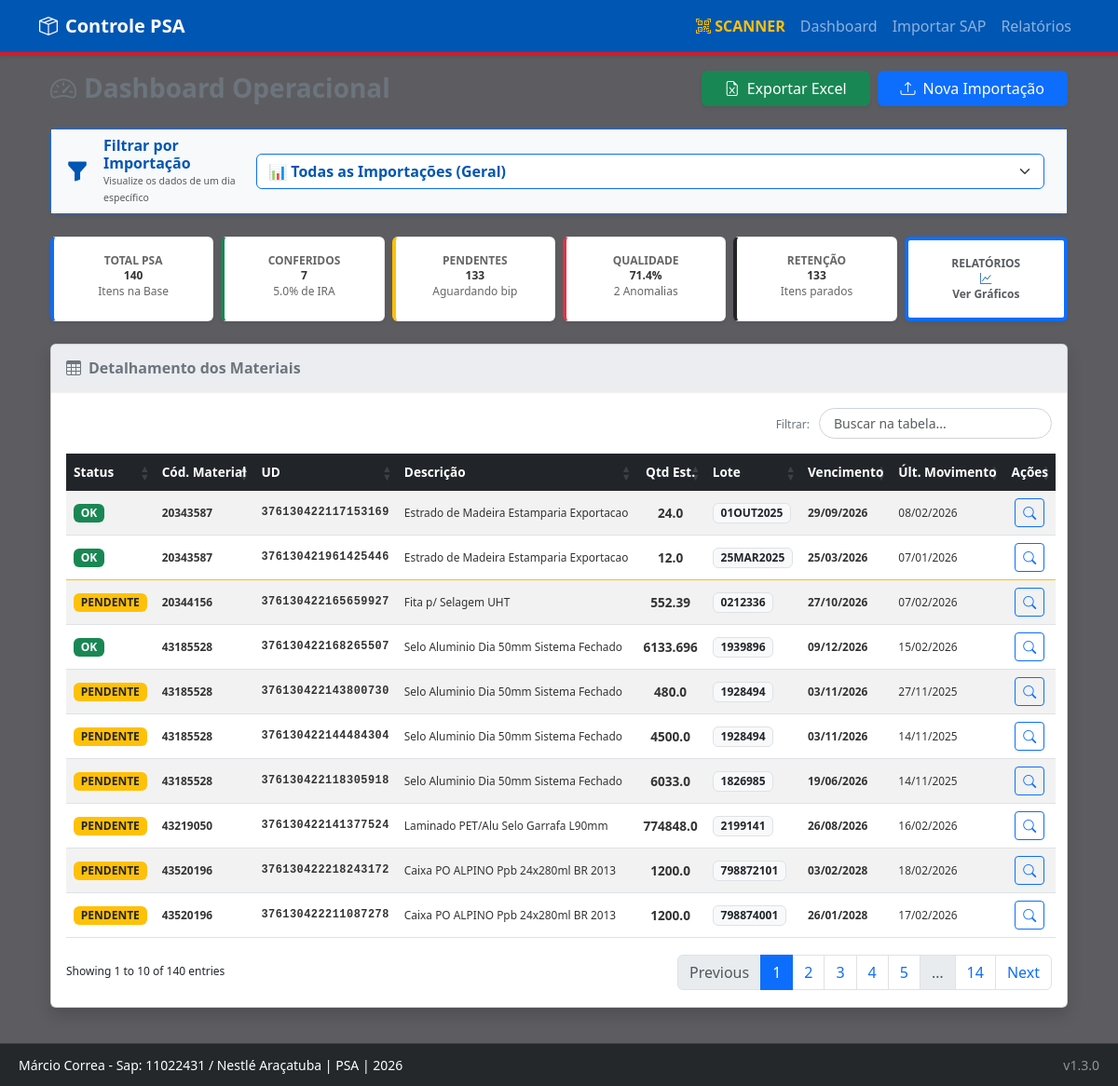
Before: / with the older database file.
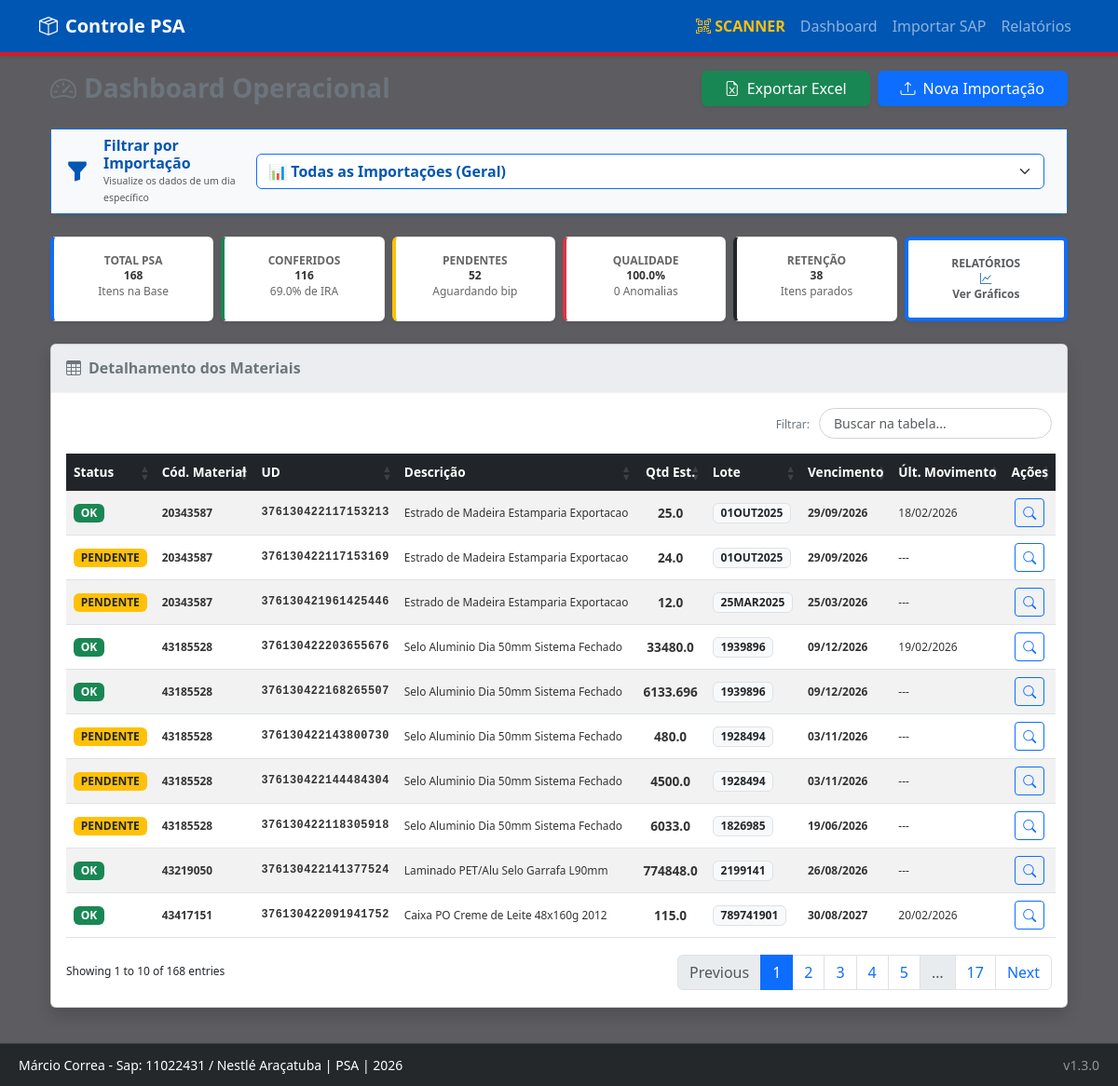
After: the same page with the newer database file.
### app/models/material.py (models this page shows, shortened)
class MaterialPSA(db.Model):
    __tablename__ = 'material_psa'
    id = db.Column(db.Integer, primary_key=True)
    unidade_deposito = db.Column(db.String(50), unique=True, nullable=False) # UD
    cod_material = db.Column(db.String(50), nullable=False)
    desc_material = db.Column(db.String(200))
    lote = db.Column(db.String(50))
    posicao_deposito = db.Column(db.String(50))
    tipo_deposito = db.Column(db.String(20)) # PSA, Depósito Fixo, etc.
    quantidade_estoque = db.Column(db.Float, default=0.0)
    unidade_medida = db.Column(db.String(10)) # PC, KG, UN
    data_vencimento = db.Column(db.Date)
    data_ultimo_mov = db.Column(db.Date)
    data_importacao = db.Column(db.DateTime, default=datetime.utcnow)
    conferido = db.Column(db.Boolean, default=False)
    data_conferencia = db.Column(db.DateTime)
    conferente_sap = db.Column(db.String(20)) # Removi a FK temporariamente para evitar erro se a tabela usuarios não existir
    possui_divergencia = db.Column(db.Boolean, default=False)
    observacao_conferente = db.Column(db.Text)

### app/routes/main.py (the view)
@bp.route('/')
def dashboard():
    todos_materiais = MaterialPSA.query.order_by(MaterialPSA.data_importacao.desc()).all()
    datas_unicas = set()
    for m in todos_materiais:
        if m.data_importacao:
            datas_unicas.add(m.data_importacao.strftime('%d/%m/%Y'))
    datas_formatadas = sorted(list(datas_unicas), reverse=True)
    data_filtro = request.args.get('data_filtro')
    if data_filtro:
        materiais_exibidos = [m for m in todos_materiais if m.data_importacao and m.data_importacao.strftime('%d/%m/%Y') == data_filtro]
    else:
        materiais_exibidos = todos_materiais
    total_itens = len(materiais_exibidos)
    conferidos = sum(1 for m in materiais_exibidos if m.conferido)
    pendentes = total_itens - conferidos
    itens_com_divergencia = sum(1 for m in materiais_exibidos if getattr(m, 'possui_divergencia', False))
    limite_critico = datetime.now() - timedelta(hours=48)
    itens_criticos = sum(1 for m in materiais_exibidos if not m.conferido and m.data_importacao and m.data_importacao <= limite_critico)
    taxa_qualidade = round(((conferidos - itens_com_divergencia) / conferidos * 100), 1) if conferidos > 0 else 100.0
    acuracidade = round((conferidos / total_itens * 100), 1) if total_itens > 0 else 0.0
    return render_template('index.html',
                           datas=datas_formatadas,
                           data_atual=data_filtro,
                           total=total_itens,
                           conferidos=conferidos,
                           pendentes=pendentes,
                           acuracidade=acuracidade,
                           taxa_qualidade=taxa_qualidade,
                           itens_com_divergencia=itens_com_divergencia,
                           total_retencao=itens_criticos, # Nome esperado pelo index.html
                           materiais=materiais_exibidos)

### app/templates/index.html (shortened to what this page needs)
{% extends "base.html" %}
{% block content %}
<div class="container-fluid">
    <div class="d-flex flex-column flex-md-row justify-content-between align-items-md-center mb-4 gap-3">
        <h3 class="fw-bold text-secondary m-0"><i class="bi bi-speedometer2 me-2"></i>Dashboard Operacional</h3>
        <div class="d-flex flex-wrap gap-2">
            <a href="{{ url_for('importer.exportar') }}" class="btn btn-success shadow-sm d-inline-flex align-items-center px-4">
                <i class="bi bi-file-earmark-excel me-2"></i> Exportar Excel
            </a>
            <a href="{{ url_for('importer.index') }}" class="btn btn-primary shadow-sm d-inline-flex align-items-center px-4">
                <i class="bi bi-upload me-2"></i> Nova Importação
            </a>
        </div>
    </div>
    <div class="card shadow-sm border-primary mb-4">
        <div class="card-body bg-light d-flex flex-column flex-md-row justify-content-between align-items-center gap-3 py-2">
            <div class="d-flex align-items-center">
                <i class="bi bi-funnel-fill text-primary fs-4 me-3"></i>
                <div>
                    <h6 class="m-0 text-primary fw-bold">Filtrar por Importação</h6>
                    <small class="text-muted">Visualize os dados de um dia específico</small>
                </div>
            </div>
            <form action="{{ url_for('main.dashboard') }}" method="GET" class="d-flex align-items-center w-100 w-md-auto">
                <select name="data_filtro" class="form-select border-primary text-primary fw-bold me-2" onchange="this.form.submit()" style="min-width: 250px;">
                    <option value="">📊 Todas as Importações (Geral)</option>
                </select>
            </form>
        </div>
    </div>
    <div class="row row-cols-1 row-cols-md-3 row-cols-lg-6 g-2 mb-4">
        <div class="col">
            <a href="{{ url_for('reports.lista_materiais', tipo='geral', data_filtro=data_atual) }}" class="text-decoration-none h-100 d-block card-hover">
                <div class="card bg-primary text-white shadow-sm border-0 p-3 h-100 text-center">
                    <div class="text-uppercase fw-bold opacity-75 small">Total PSA</div>
                    <div class="h3 fw-bold m-0">{{ total }}</div>
                    <div class="small opacity-75">Itens na Base</div>
                </div>
            </a>
        </div>
        <div class="col"><a href="{{ url_for('reports.lista_materiais', tipo='conferidos', data_filtro=data_atual) }}" class="text-decoration-none h-100 d-block card-hover">
            <div class="card bg-success text-white shadow-sm border-0 p-3 h-100 text-center">
                <div class="text-uppercase fw-bold opacity-75 small">Conferidos</div>
                <div class="h3 fw-bold m-0">{{ conferidos }}</div>
                <div class="small opacity-75">{{ acuracidade }}% de IRA</div>
            </div>
        </a></div>
        <div class="col"><a href="{{ url_for('reports.lista_materiais', tipo='pendentes', data_filtro=data_atual) }}" class="text-decoration-none h-100 d-block card-hover">
            <div class="card bg-warning text-dark shadow-sm border-0 p-3 h-100 text-center">
                <div class="text-uppercase fw-bold opacity-75 small">Pendentes</div>
                <div class="h3 fw-bold m-0">{{ pendentes }}</div>
                <div class="small opacity-75">Aguardando bip</div>
            </div>
        </a></div>
        <div class="col"><a href="{{ url_for('main.relatorio_divergencias') }}{% if data_atual %}?data_filtro={{ data_atual }}{% endif %}" class="text-decoration-none h-100 d-block card-hover">
            <div class="card bg-danger text-white shadow-sm border-0 p-3 h-100 text-center">
                <div class="text-uppercase fw-bold opacity-75 small">Qualidade</div>
                <div class="h3 fw-bold m-0">{{ taxa_qualidade }}%</div>
                <div class="small opacity-75">{{ itens_com_divergencia }} Anomalias</div>
            </div>
        </a></div>
        <div class="col"><a href="{{ url_for('reports.alerta_critico') }}" class="text-decoration-none h-100 d-block card-hover">
            <div class="card bg-dark text-white shadow-sm border-0 p-3 h-100 text-center">
                <div class="text-uppercase fw-bold opacity-75 small">Retenção</div>
                <div class="h3 fw-bold m-0">{{ total_retencao }}</div>
                <div class="small opacity-75">Itens parados</div>
            </div>
        </a></div>
        <div class="col"><a href="{{ url_for('reports.kpis') }}" class="text-decoration-none h-100 d-block card-hover">
            <div class="card bg-white text-primary shadow-sm border-start border-4 border-primary p-3 h-100 text-center">
                <div class="text-uppercase fw-bold text-muted small">Relatórios</div>
                <div class="h3 fw-bold m-0"><i class="bi bi-graph-up"></i></div>
                <div class="small text-muted">Ver Gráficos</div>
            </div>
        </a></div>
    </div>
    <div class="card shadow mb-4">
        <div class="card-header py-3 bg-white d-flex justify-content-between align-items-center">
            <h6 class="m-0 fw-bold text-secondary">
                <i class="bi bi-table me-2"></i>Detalhamento dos Materiais
            </h6>
        </div>
        <div class="card-body p-0">
            <div class="table-responsive p-3">
                <table class="table table-striped table-hover mb-0 align-middle table-sm text-nowrap tabela-dinamica" style="font-size: 0.85rem;">
                    <thead class="table-dark">
                        <tr>
                            <th>Status</th>
                            <th>Cód. Material</th> <th>UD</th>
                            <th>Descrição</th>
                            <th class="text-center">Qtd Est.</th>
                            <th>Lote</th>
                            <th>Vencimento</th>
                            <th>Últ. Movimento</th> <th class="text-center">Ações</th>
                        </tr>
                    </thead>
                    <tbody>
                        {% for item in materiais %}
                        <tr class="{% if item.possui_divergencia %}bg-warning-subtle border-start border-5 border-warning{% endif %}">
                            <td>
                                <span class="badge {% if item.conferido %}bg-success{% else %}bg-warning text-dark{% endif %}">
                                    {{ 'OK' if item.conferido else 'PENDENTE' }}
                                </span>
                            </td>
                            <td class="small fw-bold">{{ item.cod_material }}</td>
                            <td class="small fw-bold text-ud-font">{{ item.unidade_deposito }}</td>
                            <td class="small text-truncate" style="max-width: 250px;">{{ item.desc_material }}</td>
                            <td class="fw-bold text-primary text-center">{{ item.quantidade_estoque }}</td>
                            <td><span class="badge bg-light text-dark border">{{ item.lote }}</span></td>
                            <td class="text-danger small fw-bold">{{ item.data_vencimento.strftime('%d/%m/%Y') if item.data_vencimento else 'S/V' }}</td>
                            <td class="small text-muted">{{ item.data_ultimo_mov.strftime('%d/%m/%Y') if item.data_ultimo_mov else '---' }}</td>
                            <td class="text-center">
                                <button class="btn btn-sm btn-outline-primary" onclick="verDetalhes('{{ item.unidade_deposito }}')">
                                    <i class="bi bi-search"></i>
                                </button>
                            </td>
                        </tr>
                        {% endfor %}
                    </tbody>
                </table>
            </div>
        </div>
    </div>
</div>
{% endblock %}

### app/templates/base.html (shortened to what this page needs)
<!DOCTYPE html>
<html lang="pt-br">
<head>
    <link href="https://cdn.jsdelivr.net/npm/bootstrap@5.3.0/dist/css/bootstrap.min.css" rel="stylesheet">
    <link rel="stylesheet" href="https://cdn.jsdelivr.net/npm/bootstrap-icons@1.10.0/font/bootstrap-icons.css">
    <link rel="stylesheet" href="https://cdnjs.cloudflare.com/ajax/libs/font-awesome/6.0.0/css/all.min.css">
    <link rel="stylesheet" href="https://cdn.datatables.net/1.13.6/css/dataTables.bootstrap5.min.css">
</head>
<body>
    <nav class="navbar navbar-expand-lg navbar-dark shadow-sm">
        <div class="container">
            <a class="navbar-brand fw-bold" href="{{ url_for('main.dashboard') }}">
                <i class="bi bi-box-seam me-2"></i>Controle PSA
            </a>
            <div class="collapse navbar-collapse" id="navbarNav">
                <ul class="navbar-nav ms-auto">
                    <li class="nav-item"><a class="nav-link fw-bold text-warning" href="/scanner"><i class="bi bi-qr-code-scan"></i> SCANNER</a></li>
                    <li class="nav-item"><a class="nav-link" href="/">Dashboard</a></li>
                    <li class="nav-item"><a class="nav-link" href="/importer/">Importar SAP</a></li>
                    <li class="nav-item"><a class="nav-link" href="/reports">Relatórios</a></li>
                </ul>
            </div>
        </div>
    </nav>
    <div class="container mt-3">
        {% block content %}{% endblock %}
    </div>
    <footer class="footer-custom">
        <div class="footer-container">
            <div class="footer-info small">
                <span class="location">Márcio Correa - Sap: 11022431 / Nestlé Araçatuba</span> | PSA | 2026
            </div>
            <div class="version-tag small opacity-50">v1.3.0</div>
        </div>
    </footer>
</body>
</html>

### app/templates/base.html (style rules this page uses)
:root { --nestle-red: #D51C29; --nestle-blue: #0056b3; }
body { background-color: #353736; padding-bottom: 110px !important; font-family: 'Segoe UI', sans-serif; }
.navbar { background-color: var(--nestle-blue) !important; border-bottom: 4px solid var(--nestle-red); }
.footer-custom { background: rgba(33, 37, 41, 0.95); backdrop-filter: blur(10px); color: #ffffff; padding: 12px 20px; position: fixed; bottom: 0; width: 100%; border-top: 1px solid rgba(255, 255, 255, 0.1); z-index: 1050; }
.footer-container { display: flex; justify-content: space-between; align-items: center; max-width: 1400px; margin: 0 auto; }
.tabela-dinamica { font-size: 0.85rem !important; }
.tabela-dinamica thead th { background-color: #212529 !important; color: #da0e0e !important; font-weight: 600 !important; padding: 10px 8px !important; border: none !important; }
.text-primary { color: #0056b3 !important; font-weight: 700 !important; }
.text-danger { color: #D51C29 !important; font-weight: 700 !important; }
.tabela-dinamica { font-family: 'Segoe UI', Tahoma, Geneva, Verdana, sans-serif !important; font-size: 0.85rem !important; }
.tabela-dinamica thead th { background-color: #212529 !important; color: #ffffff !important; font-weight: 600 !important; text-transform: none !important; padding: 10px 8px !important; border: none !important; }
.tabela-dinamica tbody td { padding: 8px !important; vertical-align: middle !important; color: #333 !important; }

### app/templates/index.html (style rules this page uses)
body { background-color: #d8dbdd !important; padding-bottom: 60px !important; }
.container, .container-fluid { background-color: transparent !important; background: none !important; border: none !important; }
.card.bg-primary, .card.bg-success, .card.bg-warning, .card.bg-danger, .card.bg-dark { background-color: #ffffff !important; color: #333333 !important; border: 1px solid rgba(0,0,0,0.08) !important; border-left: 4px solid !important; transition: all 0.3s ease; box-shadow: 0 0.125rem 0.25rem rgba(0, 0, 0, 0.075) !important; }
.card.bg-primary { border-left-color: #0d6efd !important; }
.card.bg-success { border-left-color: #198754 !important; }
.card.bg-warning { border-left-color: #ffc107 !important; }
.card.bg-danger { border-left-color: #dc3545 !important; }
.card.bg-dark { border-left-color: #212529 !important; }
.card span, .card div { font-size: 0.75rem !important; opacity: 2; }
.card-header.bg-white { background-color: #ebedf1 !important; border-bottom: 1px solid #f6f0f0 !important; }
.text-ud-font { font-family: 'Courier New', Courier, monospace; letter-spacing: 0.5px; }
body { background-color: #5d5d61 !important; }

Changed rows visible on the page:
removed MaterialPSA: conferido "PENDENTE", cod_material "43520196", unidade_deposito "376130422218243172", desc_material "Caixa PO ALPINO Ppb 24x280ml BR 2013", quantidade_estoque "1200.0", lote "798872101", data_vencimento "03/02/2028", data_ultimo_mov "18/02/2026"
removed MaterialPSA: conferido "PENDENTE", cod_material "43520196", unidade_deposito "376130422211087278", desc_material "Caixa PO ALPINO Ppb 24x280ml BR 2013", quantidade_estoque "1200.0", lote "798874001", data_vencimento "26/01/2028", data_ultimo_mov "17/02/2026"
removed MaterialPSA: conferido "PENDENTE", cod_material "20344156", unidade_deposito "376130422165659927", desc_material "Fita p/ Selagem UHT", quantidade_estoque "552.39", lote "0212336", data_vencimento "27/10/2026", data_ultimo_mov "07/02/2026"
added MaterialPSA: conferido "OK", cod_material "43417151", unidade_deposito "376130422091941752", desc_material "Caixa PO Creme de Leite 48x160g 2012", quantidade_estoque "115.0", lote "789741901", data_vencimento "30/08/2027", data_ultimo_mov "20/02/2026"
added MaterialPSA: conferido "OK", cod_material "43185528", unidade_deposito "376130422203655676", desc_material "Selo Aluminio Dia 50mm Sistema Fechado", quantidade_estoque "33480.0", lote "1939896", data_vencimento "09/12/2026", data_ultimo_mov "19/02/2026"
added MaterialPSA: conferido "OK", cod_material "20343587", unidade_deposito "376130422117153213", desc_material "Estrado de Madeira Estamparia Exportacao", quantidade_estoque "25.0", lote "01OUT2025", data_vencimento "29/09/2026", data_ultimo_mov "18/02/2026"
changed MaterialPSA (number 4 of 10 on the later page): conferido "OK" → "PENDENTE"; data_ultimo_mov "08/02/2026" → "---"
changed MaterialPSA "25MAR2025": possui_divergencia True → False (drawn); conferido "OK" → "PENDENTE"; data_ultimo_mov "07/01/2026" → "---"
changed MaterialPSA "Laminado PET/Alu Selo Garrafa L90mm": conferido "PENDENTE" → "OK"; data_ultimo_mov "16/02/2026" → "---"
changed MaterialPSA (number 7 of 10 on the later page): data_ultimo_mov "15/02/2026" → "---"
changed MaterialPSA (number 8 of 10 on the later page): data_ultimo_mov "27/11/2025" → "---"
changed MaterialPSA (number 9 of 10 on the later page): data_ultimo_mov "14/11/2025" → "---"
changed MaterialPSA (number 10 of 10 on the later page): data_ultimo_mov "14/11/2025" → "---"
Other visible differences:
{{ total }}: "140" → "168"
{{ conferidos }}: "7" → "116"
{{ acuracidade }}: "5.0" → "69.0"
{{ pendentes }}: "133" → "52"
{{ taxa_qualidade }}: "71.4" → "100.0"
{{ itens_com_divergencia }}: "2" → "0"
{{ total_retencao }}: "133" → "38"
text written by a page script: "Filtrar: Showing 1 to 10 of 140 entries Previous 1 2 3 4 5 … 14 Next" → "Filtrar: Showing 1 to 10 of 168 entries Previous 1 2 3 4 5 … 17 Next"
